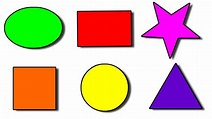
#> input picture shapes.jpg, 212 x 119 px
$ jupyter execute --allow-errors 'detecting_the _different_shapes.ipynb'
#> lines starting #> are read from the running program, lines starting #| are printed output that depends on the picture; after the words box and inside, x2 and y2 are one past the last pixel; in counts of white or black regions, pixels touching at a corner belong together
[cell 1]
import cv2 as cv
import numpy as np

img=cv.imread("shapes.jpg")
#> img is the input picture: shape (119, 212, 3); mean B, G, R 165.6, 186.6, 212.2
img=cv.resize(img,(600,600))
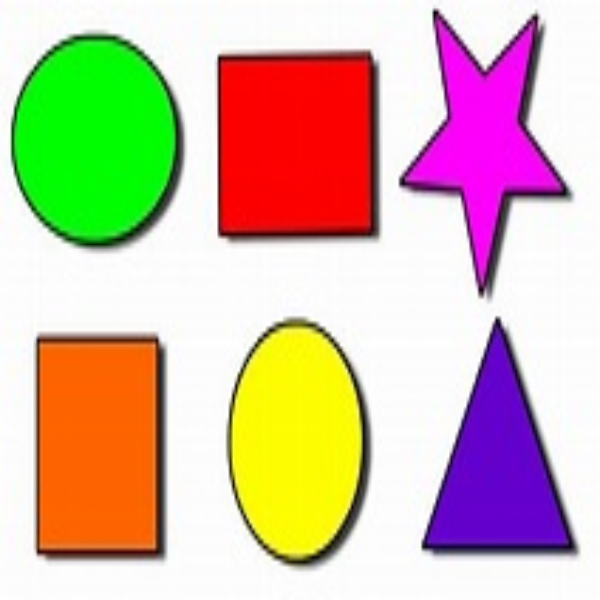
#> img: shape (600, 600, 3); mean B, G, R 165.5, 186.5, 212.1
gray=cv.cvtColor(img,cv.COLOR_BGR2GRAY)
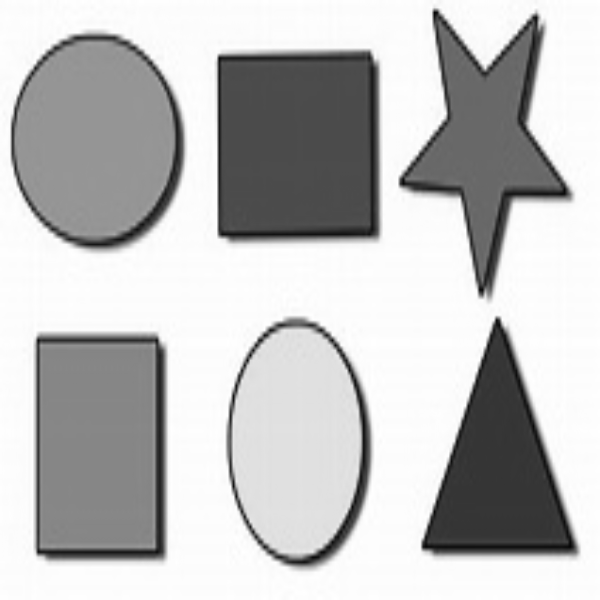
#> gray: shape (600, 600); min 6, max 255, mean 191.8
cv.imshow("gray",gray)

_,threshold=cv.threshold(gray,127,255,cv.THRESH_BINARY)
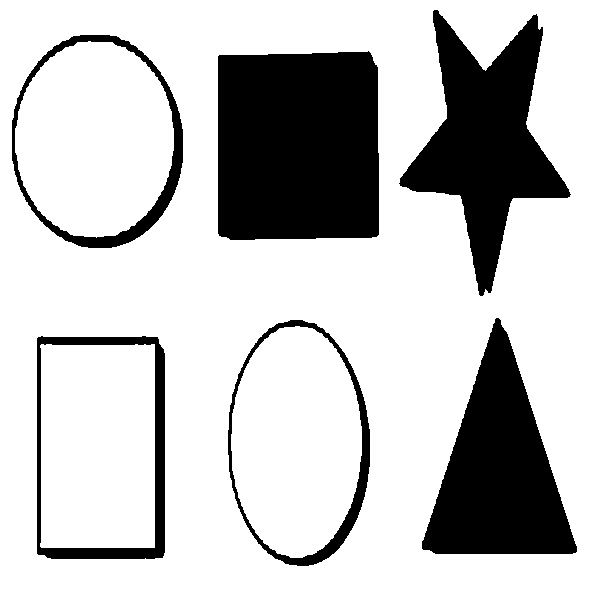
#> threshold: shape (600, 600); 77.1% white; 6 black regions
contours,_=cv.findContours(threshold,cv.RETR_TREE,cv.CHAIN_APPROX_SIMPLE)
#> contours = 10 contours; largest, box (x1, y1, x2, y2) and area: (0, 0, 600, 600) 358801, (217, 50, 380, 241) 29936, (11, 34, 184, 249) 29246, (36, 335, 166, 560) 28636, (227, 319, 371, 567) 27789
i=0
#> (the rest of this cell did not finish here and is left out)

[cell 2]
import cv2
import numpy as np
import collections
import sys

img = cv2.imread(str(sys.argv[1]),0)
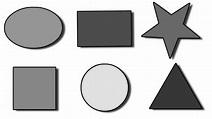
#> img: shape (119, 212); min 0, max 255, mean 191.7
ret,thresh = cv2.threshold(img,127,255,0)
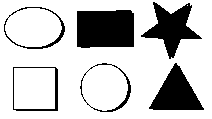
#> thresh: shape (119, 212); 77.4% white; 6 black regions
contours,hierarchy = cv2.findContours(thresh,1,2)
#> contours = 30 contours, 20 with area under 20; largest, box (x1, y1, x2, y2) and area: (0, 0, 212, 119) 24898, (76, 9, 135, 49) 2164, (12, 66, 59, 112) 2060, (14, 68, 55, 109) 1600, (140, 1, 203, 60) 1520


no_of_vertices = []

i = 0
mask = np.zeros(img.shape,np.uint8)
#> (the rest of this cell did not finish here and is left out)

$ run again, with apple.jpg copied over shapes.jpg
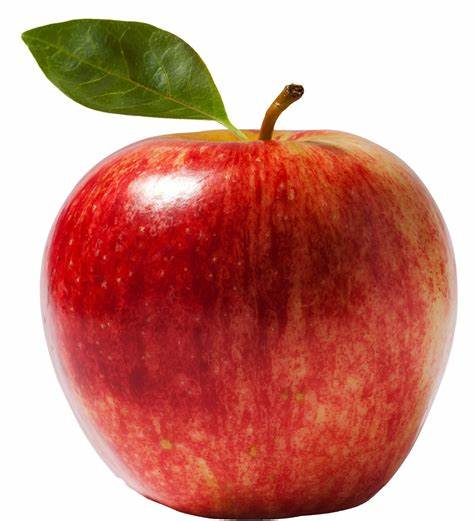
#> input picture apple.jpg, 474 x 521 px
#> img is the input picture: shape (521, 474, 3); mean B, G, R 127.3, 138, 201.8
#> `_,threshold=cv.threshold(gray,127,255,cv.THRESH_BINARY)`:
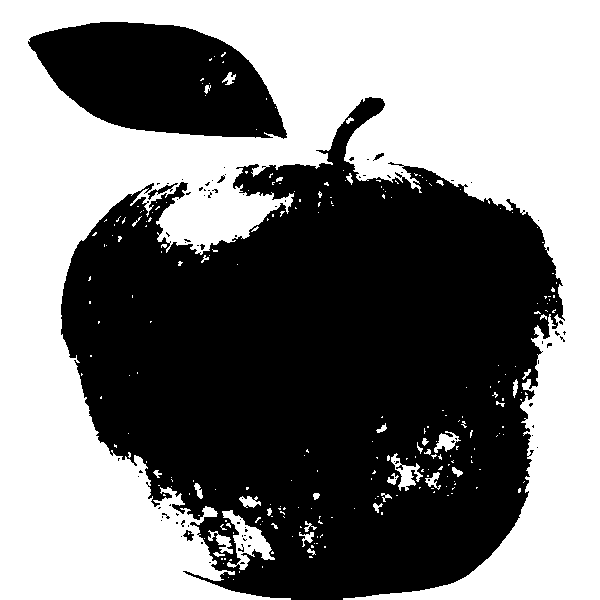
#> threshold: shape (600, 600); 49.5% white; 254 white regions (219 under 20 px)
#> `contours,_=cv.findContours(threshold,cv.RETR_TREE,cv.CHAIN_APPROX_SIMP..`: contours = 363 contours, 327 with area under 20; largest, box (x1, y1, x2, y2) and area: (0, 0, 600, 600) 192802, (27, 21, 288, 140) 21306, (222, 510, 275, 570) 1102, (391, 453, 423, 491) 386, (434, 431, 461, 453) 240
#> `ret,thresh = cv2.threshold(img,127,255,0)`:
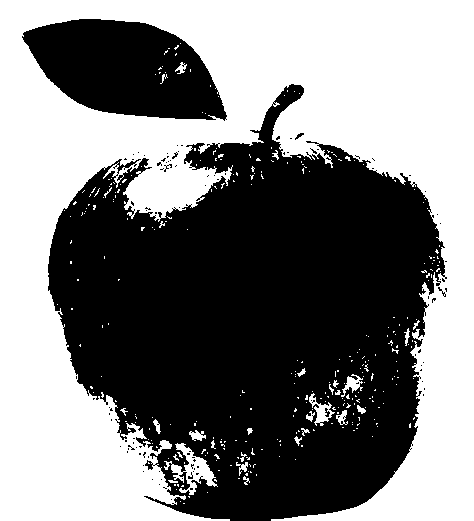
#> thresh: shape (521, 474); 49.6% white; 322 white regions (294 under 20 px)
#> `contours,hierarchy = cv2.findContours(thresh,1,2)`: contours = 506 contours, 482 with area under 20; largest, box (x1, y1, x2, y2) and area: (0, 0, 474, 521) 131846, (21, 18, 228, 122) 14690, (164, 443, 218, 495) 852, (309, 393, 335, 426) 276, (341, 374, 363, 397) 154
